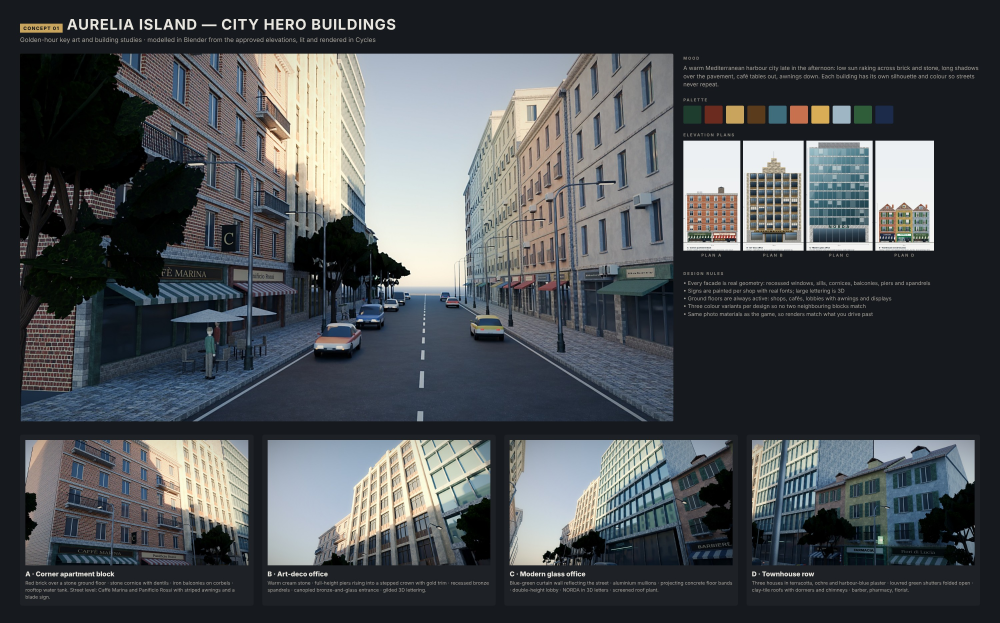
#> input picture source/art/concept_01_hero_buildings.jpg, 3000 x 1867 px, given in place of meadow.png, which was not available (shown at 1/3 size)
$ python sheet13.py
#> lines starting #> are read from the running program, lines starting #| are printed output that depends on the picture
#> further down, im_ is the input picture: PIL image 3000x1867 RGB; mean R, G, B 74, 78, 81.3
### source/art/grade.py
"""Production grade for concept renders: highlight bloom, gentle S-curve, warm highlights / cool shadows, light vignette, unsharp."""
import numpy as np
from PIL import Image, ImageFilter

def finish(src, dst, night=False):
#> called with src = '/tmp/art/g13/meadow_b.png', dst = '/tmp/art/g13/meadow.jpg', night = False
    im = Image.open(src).convert('RGB'); a = np.asarray(im, np.float32) / 255.0
    l = a.mean(2, keepdims=True)
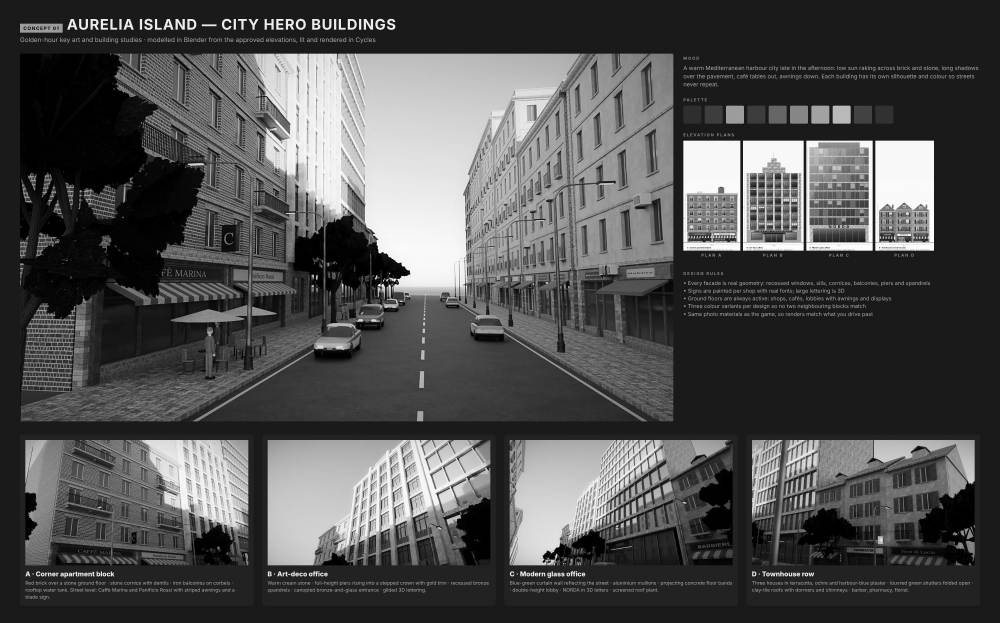
#> l: shape (1867, 3000, 1) float32 (shown at 1/3 size); min 0, max 1, mean 0.314
    br = np.clip((a - (0.55 if night else 0.78)) / 0.4, 0, 1)                                    # bloom from the bright parts
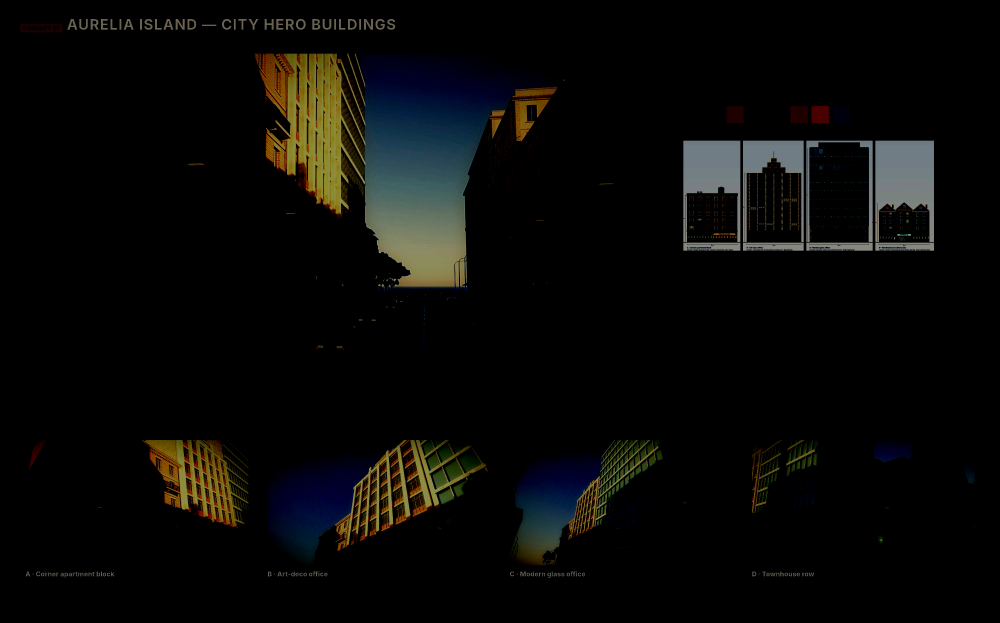
#> br: shape (1867, 3000, 3) float32 (shown at 1/3 size); mean R, G, B 0.0365, 0.0363, 0.0294
    g = np.asarray(Image.fromarray((br * 255).astype(np.uint8)).filter(ImageFilter.GaussianBlur(a.shape[1] / 90)), np.float32) / 255.0
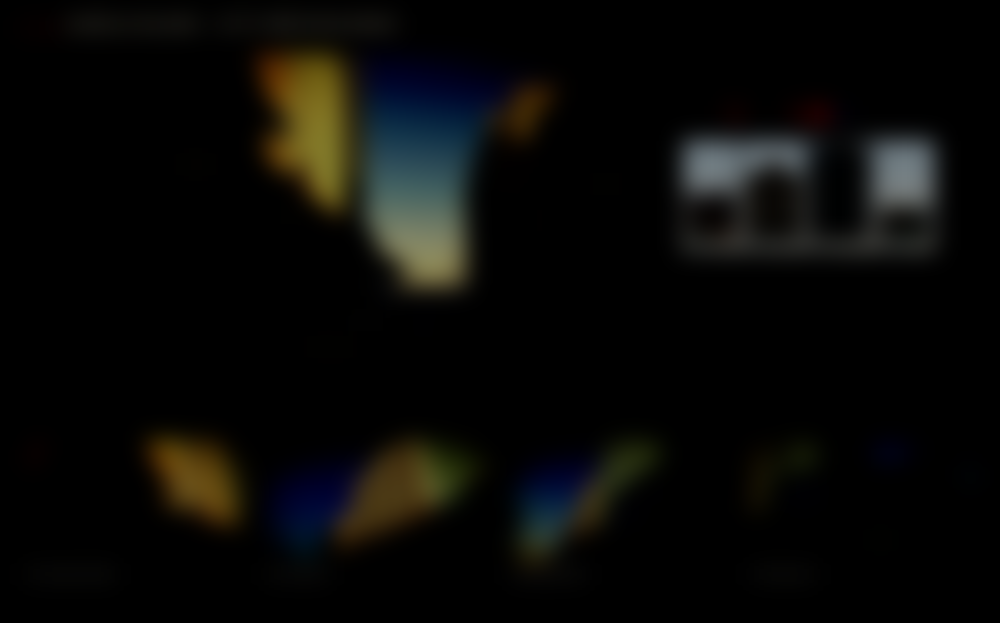
#> g: shape (1867, 3000, 3) float32 (shown at 1/3 size); mean R, G, B 0.0364, 0.0362, 0.0294
    a = a + g * (0.55 if night else 0.25)
    t = np.clip((l - 0.15) / 0.7, 0, 1)
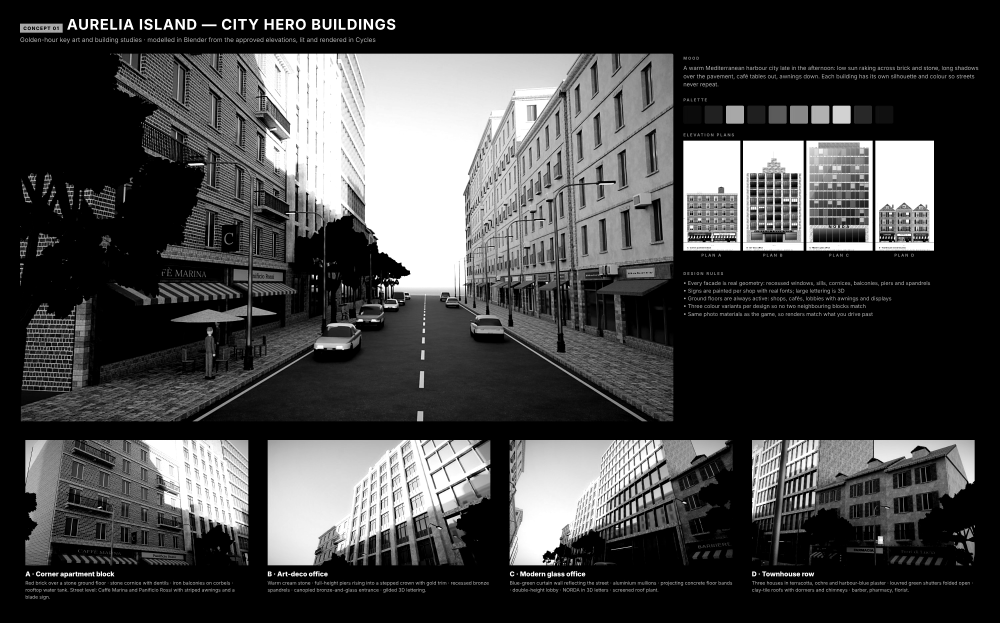
#> t: shape (1867, 3000, 1) float32 (shown at 1/3 size); min 0, max 1, mean 0.265
    warm, cool = (np.array([1.05, 1.0, 0.92]), np.array([0.95, 1.0, 1.07])) if not night else (np.array([1.08, 0.98, 0.86]), np.array([0.9, 0.97, 1.1]))
    a = a * (cool * (1 - t) + warm * t)
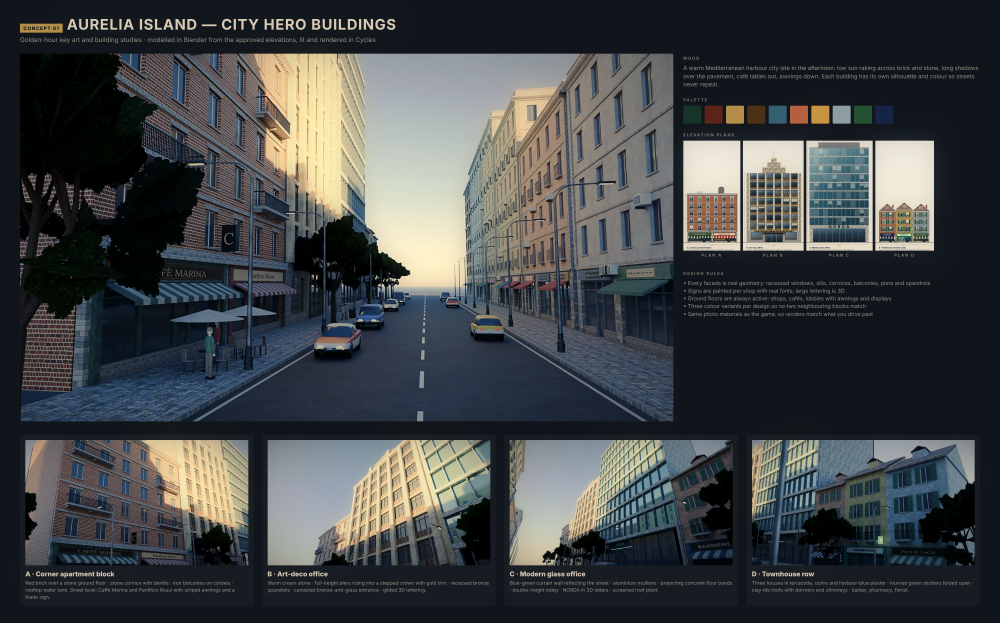
#> a: shape (1867, 3000, 3) float64 (shown at 1/3 size); mean R, G, B 0.309, 0.325, 0.332; drawn with min black and max white
    a = np.clip(a, 0, 1); a = a * a * (3 - 2 * a) * 0.25 + a * 0.75                           # gentle S-curve
#> after `a = np.clip(a, 0, 1)`:
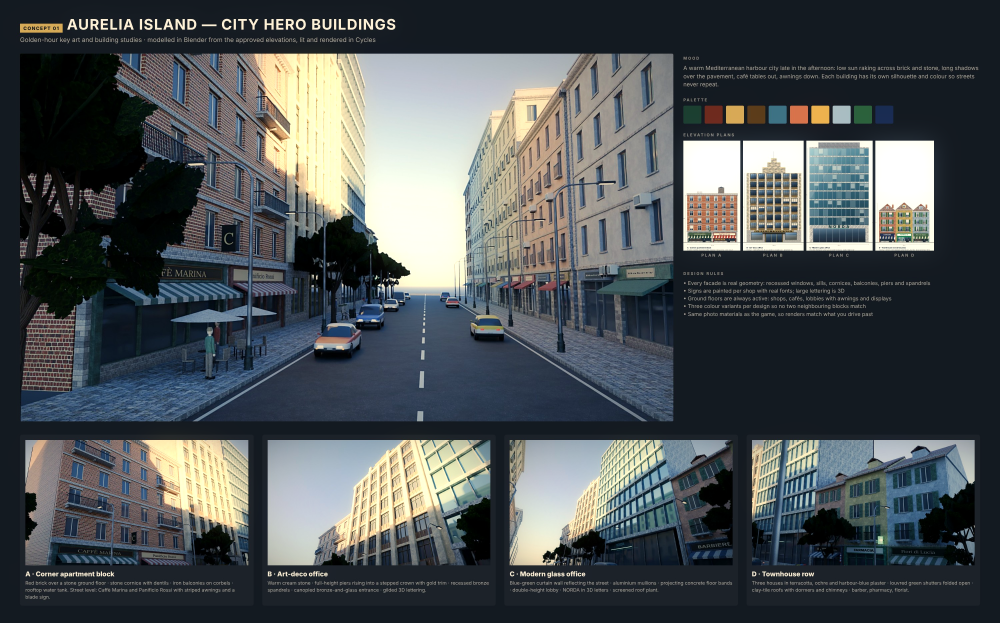
#> a: shape (1867, 3000, 3) float64 (shown at 1/3 size); mean R, G, B 0.303, 0.322, 0.332
    H, W = a.shape[:2]; yy, xx = np.mgrid[0:H, 0:W]; v = 1 - 0.1 * (((xx - W / 2) / (W / 2)) ** 2 + ((yy - H / 2) / (H / 2)) ** 2) ** 1.5
#> after `H, W = a.shape[:2]`: H = 1867; W = 3000
    a = np.clip(a * v[..., None], 0, 1)
    out = Image.fromarray((a * 255).astype(np.uint8)).filter(ImageFilter.UnsharpMask(radius=1.4, percent=55, threshold=2))
    out.save(dst, quality=94)

### source/art/sheet13.py
"""Concept 13 sheet: ground, verges and grass. Tiles from blender/sheet13_render.py in /tmp/s13final; current-game strip from the live game."""
import sys, os, json, glob
sys.path.insert(0, os.path.dirname(os.path.abspath(__file__)))
import grade
from PIL import Image, ImageEnhance
P = '/tmp/s13final'; G = '/tmp/art/g13'; os.makedirs(G, exist_ok=True)
items = [('meadow', 'Lush meadow', 'Countryside, coast', 'Photo-scanned turf under blade-by-blade grass with white, yellow and violet flowers; dense by the road, thinning with distance'),
         ('dry', 'Dry summer grass', 'Coast, south slopes', 'Straw-coloured grass over sun-dried turf, a short layer underneath, scattered stones'),
         ('verge', 'Road verge', 'Every rural road', 'Edge line, gravel shoulder with weeds and grit, grass strip rising to the field, posts with red reflectors'),
         ('forest', 'Forest floor', 'Forest trails', 'Needle and leaf litter with moss in the hollows, ferns, a fallen branch, cones, a mossy boulder'),
         ('track', 'Dirt track', 'Farm and forest tracks', 'Two wheel ruts in stony dirt with loose stones, grass crown in the middle, grass banks'),
         ('dune', 'Dune edge', 'Beaches, coastal highway', 'Rippled sand with marram-grass tufts and shell grit'),
         ('outcrop', 'Granite outcrop', 'Mountains, meadows', 'Light granite with fracture faces and moss on the tops, sunk into the turf: no more black lumps')]
for k, *_ in items + [('hero',)]:
    im_ = Image.open(f'{P}/{k}.png').convert('RGB'); CROP = {'hero': (0, 150, 1680, 720), 'verge': (0, 56, 840, 560), 'track': (0, 50, 840, 560)}
    if k in CROP: im_ = im_.crop(CROP[k])
    im_ = ImageEnhance.Brightness(im_).enhance(1.04); im_ = ImageEnhance.Color(im_).enhance(1.08); im_.save(f'{G}/{k}_b.png')
    grade.finish(f'{G}/{k}_b.png', f'{G}/{k}.jpg')
#> pass 2 of the loop `for k, *_ in items + [('hero',)]:`:
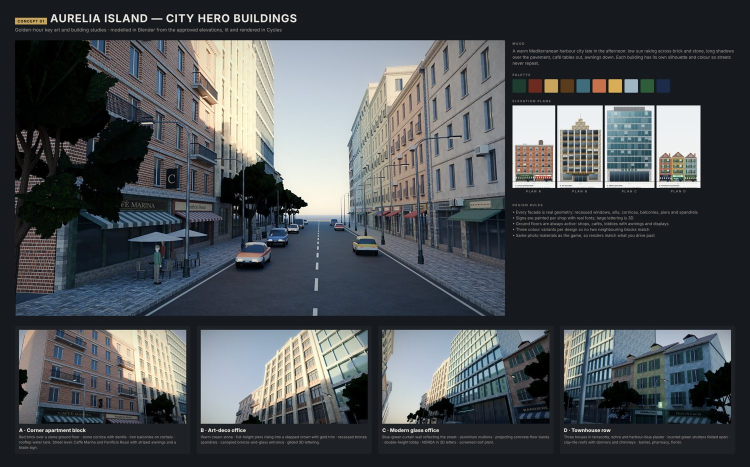
#> input picture source/art/concept_01_hero_buildings_prev.jpg, 1500 x 933 px, given in place of dry.png, which was not available (shown at 1/2 size)
#> im_ is the input picture: PIL image 1500x933 RGB; mean R, G, B 74.1, 78, 81.4
#> l: shape (933, 1500, 1) float32
#> br: shape (933, 1500, 3) float32
#> g: shape (933, 1500, 3) float32
#> in finish (call 2), `t = np.clip((l - 0.15) / 0.7, 0, 1)`:
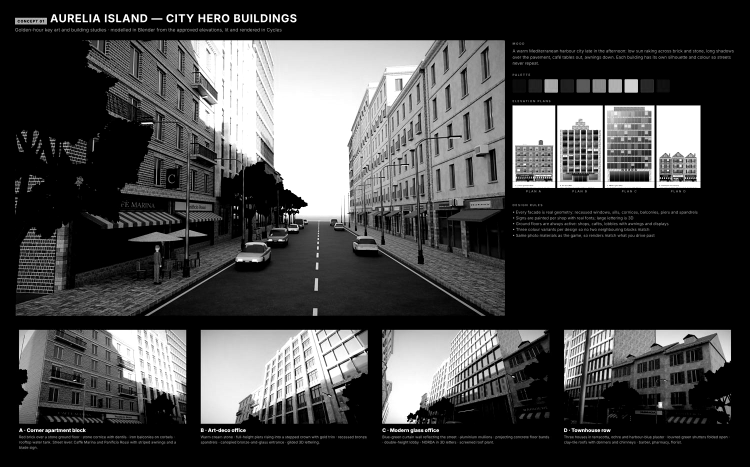
#> t: shape (933, 1500, 1) float32 (shown at 1/2 size); min 0, max 1, mean 0.265
#> in finish (call 2), `a = np.clip(a, 0, 1)`:
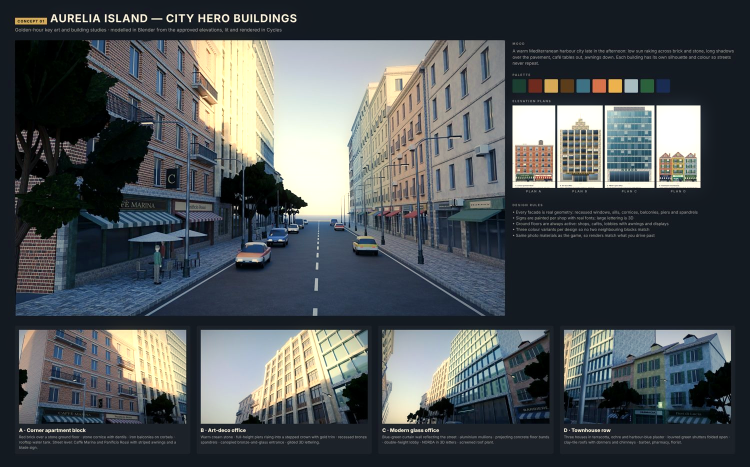
#> a: shape (933, 1500, 3) float64 (shown at 1/2 size); mean R, G, B 0.303, 0.322, 0.333
#> out: PIL image 1500x933 RGB
#> (the run stopped early here; a loop or call above may not have finished)
